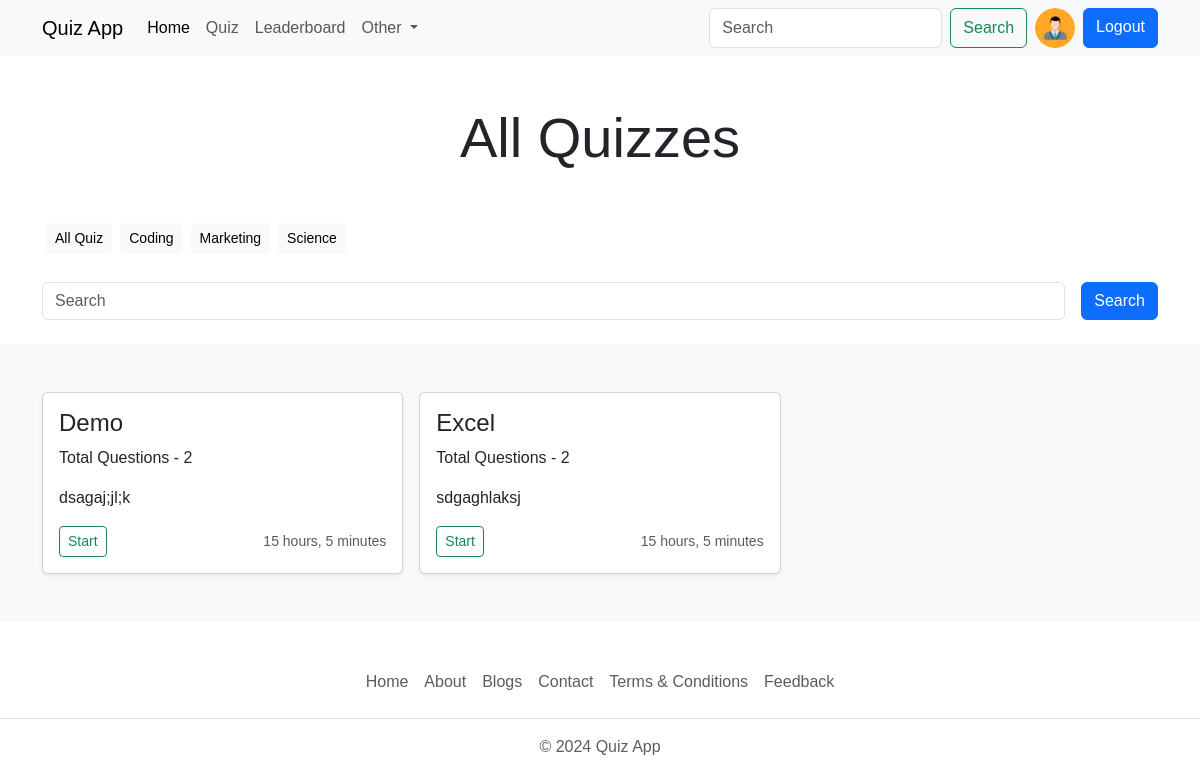
The app's page /quiz/all_quiz/ (signed in) with its own data.
### account/models.py (models this page shows, shortened)
class Profile(models.Model):
    user = models.OneToOneField(User, on_delete=models.CASCADE, null=True)  # verbose_name
    bio = models.TextField(blank=True, null=True)
    profile_img = models.ImageField(upload_to='profile_img/', default= 'user.png', blank=True, null=True, verbose_name='Profile Image')
    location = models.CharField(max_length=100, blank=True, null=True)
    GENDER = (
        ('Male', 'Male'),
        ('Female', 'Female'),
        ('Other', 'Other'),
    )
    gender = models.CharField(max_length=6, choices=GENDER, blank=True, null=True)

### quiz/models.py (models this page shows, shortened)
class Category(models.Model):
    name = models.CharField(max_length=15)
    class Meta:
        verbose_name = "category"
        verbose_name_plural = 'categories'

class Quiz(models.Model):
    title = models.CharField(max_length=255)
    description = models.TextField()
    category = models.ForeignKey(Category, on_delete=models.CASCADE)
    quiz_file = models.FileField(upload_to='quiz/')
    created_at = models.DateTimeField(auto_now_add=True)
    updated_at = models.DateTimeField(auto_now=True)
    class Meta:
        verbose_name = "quiz"
        verbose_name_plural = 'quizes'

class Question(models.Model):
    quiz = models.ForeignKey(Quiz, on_delete=models.CASCADE)
    text = models.TextField()

### quiz/views.py (the view)
# urls.py: path('all_quiz/', views.all_quiz, name='all_quiz'),
@ login_required(login_url='login')
def all_quiz(request):
    user_object = User.objects.get(username=request.user)
    user_profile = Profile.objects.get(user=user_object)
    quizzez = Quiz.objects.order_by('-created_at')
    categories = Category.objects.all()
    context = {
        "user_profile": user_profile,
        "quizzez": quizzez,
        "categories": categories,
    }
    return render(request, 'all-quiz.html', context)

### templates/all-quiz.html (shortened to what this page needs)
{% extends 'index.html' %}
{% load static %}
{% block content %}
<h1 class="display-4 text-center my-5">All Quizzes</h1>
  <div class="container">
    <div class="d-flex flex-wrap">
      <a href="{% url 'all_quiz' %}" type="button" class="btn btn-sm btn-light m-1">All Quiz</a>
      {% for category in categories %}
      <a href="{% url 'search' category.name %}" type="button" class="btn btn-sm btn-light m-1 text-capitalize">{{category.name}}</a>
      {% endfor %}
    </div>
  </div>
  <form class="container d-flex my-4" role="search" method="get" action="{% url 'search' ' ' %}" >
		<input name="q" class="form-control me-2" type="search" placeholder="Search" aria-label="Search">
		<a href="#" type="submit" class="btn btn-primary ms-2">Search</a>
	</form>
  <div class="album py-5 bg-body-tertiary">
    <div class="container">
      <div class="row row-cols-1 row-cols-sm-1 row-cols-md-2 row-cols-lg-3 g-3">
        {% if quizzez|length > 0 %}
          {% for quiz in quizzez %}
          <div class="col">
            <div class="card shadow-sm">
              <div class="card-body">
                <h4>{{quiz.title}}</h4>
                <p class="card-text"> Total Questions - {{quiz.question_set.all|length}} </p>
                <p class="card-text">{{quiz.description|truncatewords:7}}</p>
                <div class="d-flex justify-content-between align-items-center">
                  <div class="btn-group">
                    <a href="{% url 'quiz' quiz.id %}" type="button" class="btn btn-sm btn-outline-success">Start</a>
                  </div>
                  <small class="text-body-secondary">{{quiz.created_at|timesince}}</small>
                </div>
              </div>
            </div>
          </div>
          {% endfor %}
        {% else %}
          <div class="col-lg-12 col-md-12 col-12">
            <p class="text-center text-danger fs-5">
              No Quiz Found
            </p>
          </div>
        {% endif %}
      </div>
    </div>
  </div>
{% endblock %}

### templates/components/navbar.html (shortened to what this page needs)
<nav class="navbar navbar-expand-lg bg-body-tertiary d-none d-lg-block">
    <div class="container">
        <a class="navbar-brand" href="{% url 'home' %}">Quiz App</a>
        <div class="collapse navbar-collapse" id="navbarSupportedContent">
            <ul class="navbar-nav me-auto mb-2 mb-lg-0">
                <li class="nav-item">
                    <a class="nav-link active" aria-current="page" href="{% url 'home' %}">Home</a>
                </li>
                <li class="nav-item">
                    <a class="nav-link" href="{% url 'all_quiz' %}">Quiz</a>
                </li>
                <li class="nav-item">
                    <a class="nav-link" href="{% url 'leaderboard' %}">Leaderboard</a>
                </li>
                <li class="nav-item dropdown">
                    <a class="nav-link dropdown-toggle" href="#" role="button" data-bs-toggle="dropdown"
                        aria-expanded="false">
                        Other
                    </a>
                </li>
            </ul>
            <form class="d-flex" role="search" action="{% url 'search_users' %}">
                <input class="form-control me-2" type="search" placeholder="Search" aria-label="Search" name="q" />
                <button class="btn btn-outline-success" type="submit">
                    Search
                </button>
                {% if request.user.is_authenticated %}
                <a type="button" class="mx-2" href="{% url 'profile' request.user.username %}">
                    <img class="rounded-circle" src="{{ user_profile.profile_img.url }}" class="img-fluid" width="40" height="40" alt="">
                </a>
                <a type="button" href="{% url 'logout' %}" class="btn btn-primary">Logout</a>
                {% else %}
                <a type="button" href="{% url 'login' %}" class="btn btn-primary ms-2">Login</a>
                {% endif %}
            </form>
        </div>
    </div>
</nav>

### static/css/style.css (style rules this page uses)
* { font-family: 'Trebuchet MS', 'Lucida Sans Unicode', 'Lucida Grande', 'Lucida Sans', Arial, sans-serif; }

### records on screen
Profile: profile_img (placeholder picture)
Category: name "Coding"
Category: name "Marketing"
Category: name "Science"
Quiz: title "Demo", question_set.all|length "2", description "dsagaj;jl;k", created_at "15 hours, 5 minutes"
Quiz: title "Excel", question_set.all|length "2", description "sdgaghlaksj", created_at "15 hours, 5 minutes"
